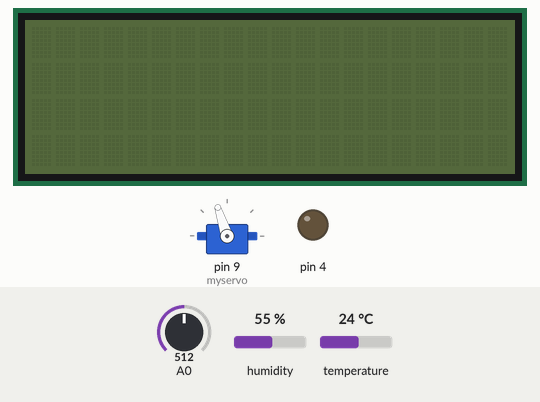
Bench run of a sketch on a simulated Arduino Uno, built with avr-gcc and run on an emulated ATmega328P. On the bench: 20×4 character LCD, servo, output pins drawn as LEDs (lit = HIGH). The inputs (shaded band) are chosen by the test bench; at power-on: A0 = 512, temperature 24 °C, humidity 55 %. What the sketch prints to the serial monitor is not drawn.

Above: at 1.2 s.
1.3 s: A0 set to 411
3.8 s: A0 set to 391
At 6.8 s:
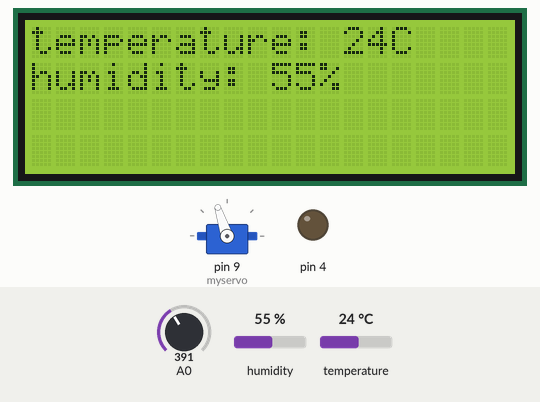
7.1 s: temperature set to 28 °C
At 11.8 s:
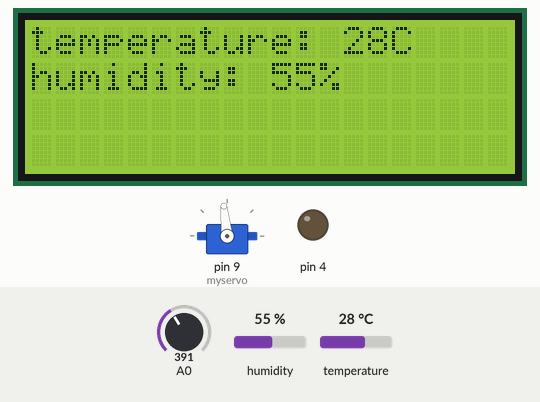
12.2 s: A0 set to 410
At 17.2 s:
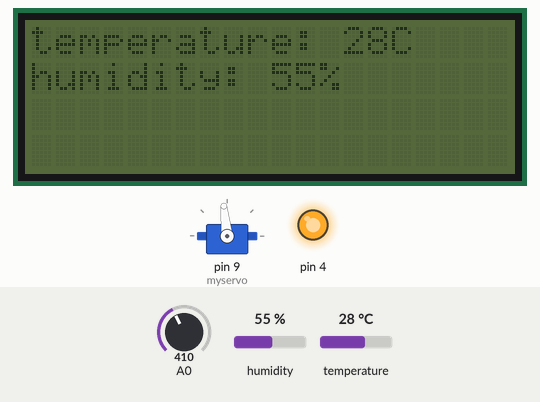
17.3 s: temperature set to 12 °C
At 18.1 s:
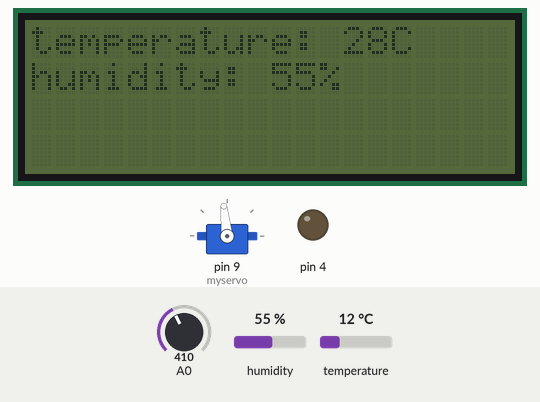
20.8 s: temperature set to 33 °C
At 22.8 s:
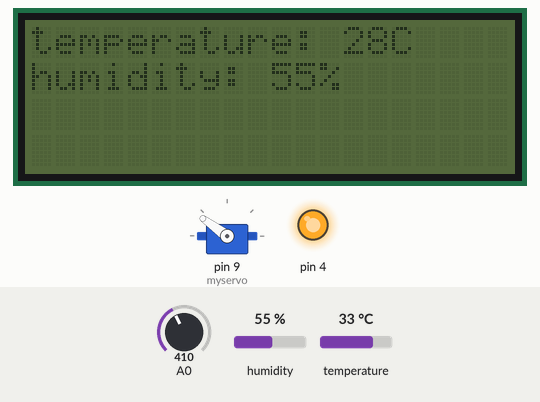
Timing chart, 0 to 25.4 s (numbered marks = the images above; inputs shaded):
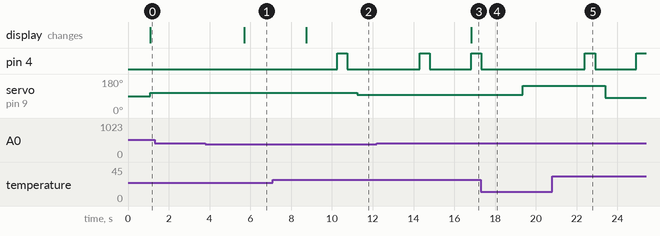

Measured:
- the behaviour switches between 400 and 399 on A0 (found by bisection; images 0 and 1)
- the behaviour switches between 26 and 27 °C on temperature (found by bisection; images 1 and 2)
- after the input at 1.3 s, every drawn part: stays the same
- after the input at 3.8 s, the display: changes after 1.9 s (image 1)
- after the input at 7.1 s, pin 4: LOW → HIGH after 3.1 s, → LOW 0.50 s later; servo on pin 9 (myservo): 108° → 96° after 4.1 s; the display: changes after 1.6 s (image 2)
- after the input at 12.2 s, the display: changes after 4.6 s (image 3)
- after the input at 17.3 s, pin 4: goes on until 17.3 s, then stays LOW; servo on pin 9 (myservo): 96° → 144° after 2.1 s
- after the input at 20.8 s, pin 4: LOW → HIGH after 1.6 s, → LOW 0.50 s later, → HIGH 2.0 s later; servo on pin 9 (myservo): 144° → 81° after 2.6 s

The sketch:

20180816.ino
```cpp
#include <SimpleDHT.h>
#include <Wire.h>
#include <LiquidCrystal_I2C.h>
#include <Servo.h>

// 1. 온습도계
// for DHT11
//      VCC: 5V or 3V
//      GND: GND
//      DATA: 2

int pinDHT11 = 2;
SimpleDHT11 dht11(pinDHT11);

//2. LCD
LiquidCrystal_I2C lcd(0x27,20,4);  // set the LCD address to 0x27 for a 16 chars and 2 line display

//3. Servo 모터
Servo myservo;  // create servo object to control a servo
// twelve servo objects can be created on most boards
int pos = 0;    // variable to store the servo position


void setup() {

  Serial.begin(115200);
  lcd.init();
  lcd.backlight();

  // initialize digital pin BEEP as an output.
  pinMode(4, OUTPUT);

  // attaches the servo on pin 9 to the servo object
  myservo.attach(9);

}


void loop() {

// 1. 온습도계
  // start working...
  Serial.println("=================================");
  Serial.println("Sample DHT11...");

  // read without samples.
  byte temperature = 0;
  byte humidity = 0;
  int err = SimpleDHTErrSuccess;
  if ((err = dht11.read(&temperature, &humidity, NULL)) != SimpleDHTErrSuccess) {
    Serial.print("Read DHT11 failed, err="); Serial.println(err);delay(1000);
    return;
  }

  Serial.print("Sample OK: ");
  Serial.print((int)temperature); Serial.print(" *C, ");
  Serial.print((int)humidity); Serial.println(" H");

  // DHT11 sampling rate is 1HZ.


//2. 조도계
  // read the input on analog pin 0:
  int sensorValue = analogRead(A0);
  // print out the value you read:
  Serial.println(sensorValue);
  delay(1000);        // delay in between reads for stability

// 3.LCD
  if(sensorValue>=400){
    lcd.noBacklight();
  }
  else{
    // Print a message to the LCD.
    lcd.backlight();
    lcd.setCursor(0,0);
    lcd.print("temperature: ");
    lcd.print(temperature);
    lcd.print("C");
    lcd.setCursor(0,1);
    lcd.print("humidity: ");
    lcd.print(humidity);
    lcd.print("%");
    delay(1500);
  }

// 4. 27도 이상시 비프음
  if(temperature>=27){
    digitalWrite(4, HIGH);   // turn the LED on (HIGH is the voltage level)
    delay(500);                       // wait for a second
    digitalWrite(4, LOW);    // turn the LED off by making the voltage LOW
    delay(500);                       // wait for a second
  }

//5. Servo 모터

  myservo.write(180-(temperature*3));              // tell servo to go to position in variable 'pos'
  delay(500);


}
```
